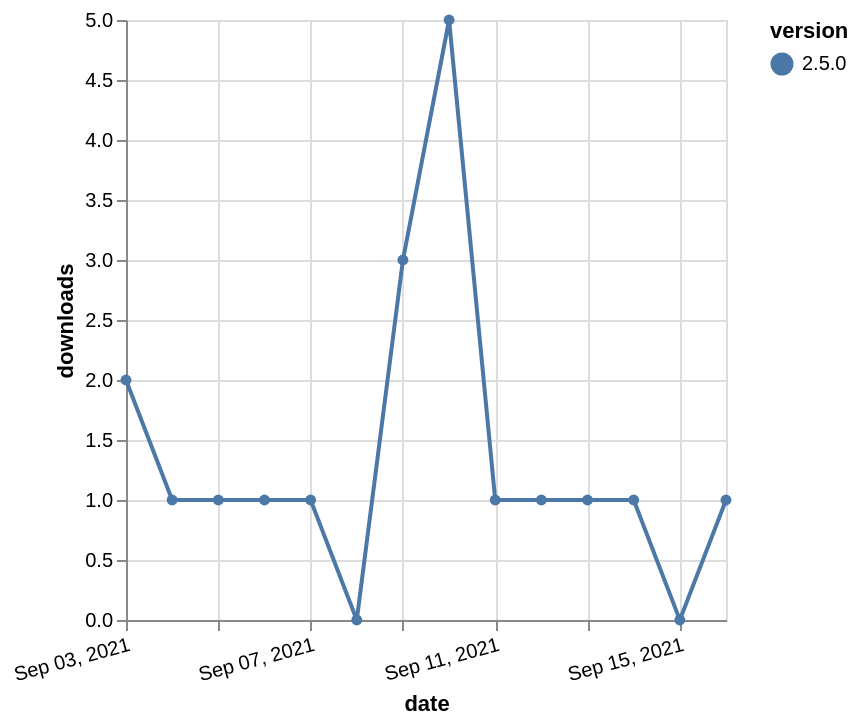

The specification (Vega-Lite) saved for this image:
### Vega-Lite specification from a JSON file in a GitHub repository (floating-point values rounded to 4 significant figures)
{"$schema": "https://vega.github.io/schema/vega-lite/v5.json", "description": "A simple bar chart with embedded data.", "data": {"values": [{"date": "2021-09-03", "total": 517, "delta": 2, "version": "2.5.0"}, {"date": "2021-09-04", "total": 518, "delta": 1, "version": "2.5.0"}, {"date": "2021-09-05", "total": 519, "delta": 1, "version": "2.5.0"}, {"date": "2021-09-06", "total": 520, "delta": 1, "version": "2.5.0"}, {"date": "2021-09-07", "total": 521, "delta": 1, "version": "2.5.0"}, {"date": "2021-09-08", "total": 521, "delta": 0, "version": "2.5.0"}, {"date": "2021-09-09", "total": 524, "delta": 3, "version": "2.5.0"}, {"date": "2021-09-10", "total": 529, "delta": 5, "version": "2.5.0"}, {"date": "2021-09-11", "total": 530, "delta": 1, "version": "2.5.0"}, {"date": "2021-09-12", "total": 531, "delta": 1, "version": "2.5.0"}, {"date": "2021-09-13", "total": 532, "delta": 1, "version": "2.5.0"}, {"date": "2021-09-14", "total": 533, "delta": 1, "version": "2.5.0"}, {"date": "2021-09-15", "total": 533, "delta": 0, "version": "2.5.0"}, {"date": "2021-09-16", "total": 534, "delta": 1, "version": "2.5.0"}]}, "width": "container", "mark": {"type": "line", "point": {"filled": true}}, "encoding": {"x": {"field": "date", "type": "temporal", "timeUnit": "yearmonthdate", "title": "date", "axis": {"labelAngle": -15}}, "y": {"field": "delta", "type": "quantitative", "title": "downloads"}, "color": {"field": "version", "type": "nominal"}, "tooltip": {"field": "delta"}}}
